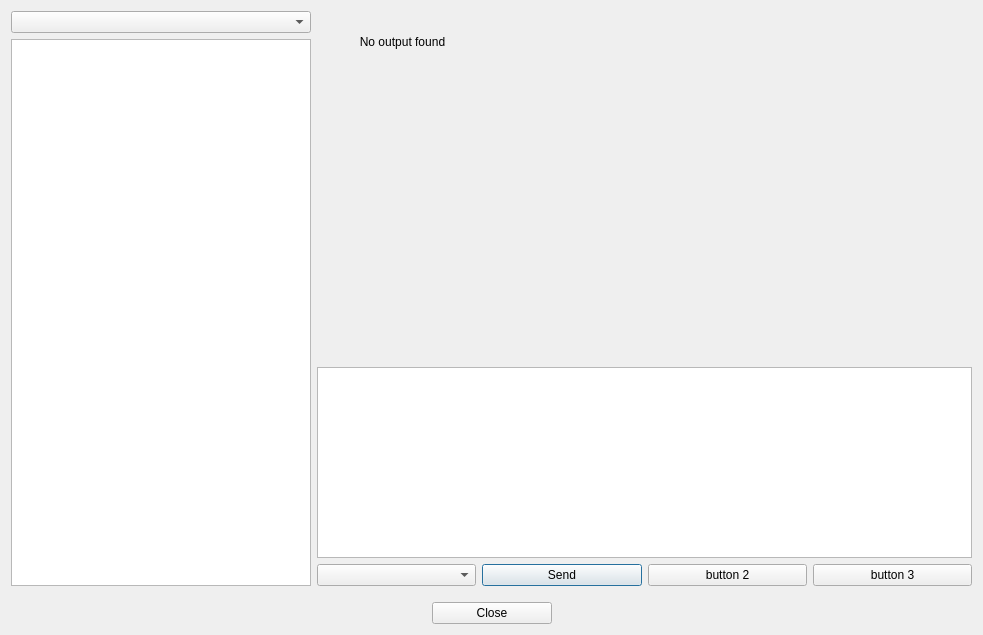
<?xml version="1.0" encoding="UTF-8"?>
<ui version="4.0">
 <class>Dialog</class>
 <widget class="QDialog" name="Dialog">
  <property name="geometry">
   <rect>
    <x>0</x>
    <y>0</y>
    <width>983</width>
    <height>635</height>
   </rect>
  </property>
  <property name="windowTitle">
   <string>Study Viewer</string>
  </property>
  <layout class="QVBoxLayout" name="verticalLayout_3">
   <item>
    <layout class="QHBoxLayout" name="horizontalLayout" stretch="0,1">
     <item>
      <layout class="QVBoxLayout" name="verticalLayout">
       <item>
        <widget class="QComboBox" name="examComboBox"/>
       </item>
       <item>
        <widget class="QListWidget" name="scanListWidget">
         <property name="enabled">
          <bool>true</bool>
         </property>
         <property name="minimumSize">
          <size>
           <width>300</width>
           <height>0</height>
          </size>
         </property>
        </widget>
       </item>
      </layout>
     </item>
     <item>
      <layout class="QVBoxLayout" name="verticalLayout_2">
       <item>
        <widget class="QFrame" name="viewerFrame">
         <property name="sizePolicy">
          <sizepolicy hsizetype="MinimumExpanding" vsizetype="Expanding">
           <horstretch>0</horstretch>
           <verstretch>0</verstretch>
          </sizepolicy>
         </property>
         <property name="minimumSize">
          <size>
           <width>350</width>
           <height>350</height>
          </size>
         </property>
         <property name="maximumSize">
          <size>
           <width>16777215</width>
           <height>16777215</height>
          </size>
         </property>
         <widget class="QLabel" name="label">
          <property name="geometry">
           <rect>
            <x>0</x>
            <y>0</y>
            <width>171</width>
            <height>61</height>
           </rect>
          </property>
          <property name="text">
           <string>No output found</string>
          </property>
          <property name="alignment">
           <set>Qt::AlignCenter</set>
          </property>
         </widget>
        </widget>
       </item>
       <item>
        <widget class="QListWidget" name="resultListWidget">
         <property name="sizePolicy">
          <sizepolicy hsizetype="Expanding" vsizetype="Fixed">
           <horstretch>0</horstretch>
           <verstretch>0</verstretch>
          </sizepolicy>
         </property>
         <property name="minimumSize">
          <size>
           <width>0</width>
           <height>100</height>
          </size>
         </property>
         <property name="baseSize">
          <size>
           <width>0</width>
           <height>100</height>
          </size>
         </property>
        </widget>
       </item>
       <item>
        <layout class="QHBoxLayout" name="horizontalLayout_2">
         <item>
          <widget class="QComboBox" name="dicomTargetComboBox"/>
         </item>
         <item>
          <widget class="QPushButton" name="sendDicomsButton">
           <property name="text">
            <string>Send</string>
           </property>
          </widget>
         </item>
         <item>
          <widget class="QPushButton" name="actionButton2">
           <property name="text">
            <string>button 2</string>
           </property>
          </widget>
         </item>
         <item>
          <widget class="QPushButton" name="actionButton1">
           <property name="text">
            <string>button 3</string>
           </property>
          </widget>
         </item>
        </layout>
       </item>
      </layout>
     </item>
    </layout>
   </item>
   <item>
    <spacer name="verticalSpacer">
     <property name="orientation">
      <enum>Qt::Vertical</enum>
     </property>
     <property name="sizeType">
      <enum>QSizePolicy::Fixed</enum>
     </property>
     <property name="sizeHint" stdset="0">
      <size>
       <width>20</width>
       <height>10</height>
      </size>
     </property>
    </spacer>
   </item>
   <item>
    <layout class="QHBoxLayout" name="horizontalLayout_3">
     <item>
      <spacer name="horizontalSpacer">
       <property name="orientation">
        <enum>Qt::Horizontal</enum>
       </property>
       <property name="sizeHint" stdset="0">
        <size>
         <width>40</width>
         <height>20</height>
        </size>
       </property>
      </spacer>
     </item>
     <item>
      <widget class="QPushButton" name="closeButton">
       <property name="minimumSize">
        <size>
         <width>120</width>
         <height>0</height>
        </size>
       </property>
       <property name="text">
        <string>Close</string>
       </property>
      </widget>
     </item>
     <item>
      <spacer name="horizontalSpacer_2">
       <property name="orientation">
        <enum>Qt::Horizontal</enum>
       </property>
       <property name="sizeHint" stdset="0">
        <size>
         <width>40</width>
         <height>20</height>
        </size>
       </property>
      </spacer>
     </item>
    </layout>
   </item>
  </layout>
 </widget>
 <resources/>
 <connections/>
</ui>
